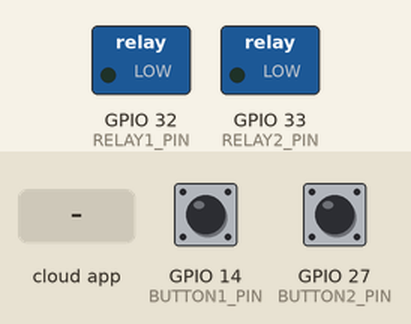
A sketch run on a simulated ESP32. Parts: switched loads named in the sketch (green lamp = pin HIGH). The test bench sets the inputs (shaded band); at power-on: GPIO 14 (BUTTON1_PIN) HIGH, GPIO 27 (BUTTON2_PIN) HIGH. WiFi joins after 1.5 s; servers stay silent unless stated; the Firebase database answers and starts empty; what the sketch prints to the serial monitor is not drawn.

Above: at 3.0 s.
3.1 s: GPIO 14 (BUTTON1_PIN) pulled LOW for 0.15 s
At 4.0 s:
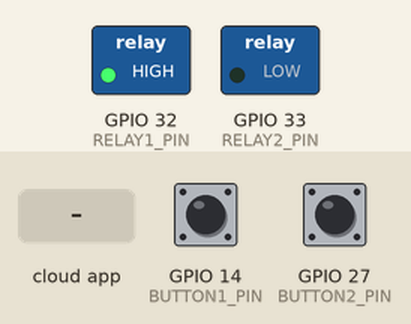
4.7 s: GPIO 27 (BUTTON2_PIN) pulled LOW for 0.15 s
At 5.9 s:
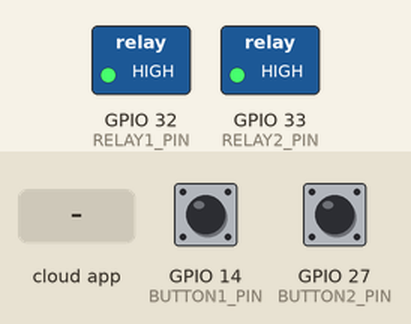
6.3 s: the phone or cloud app sets state to 0
At 8.0 s:
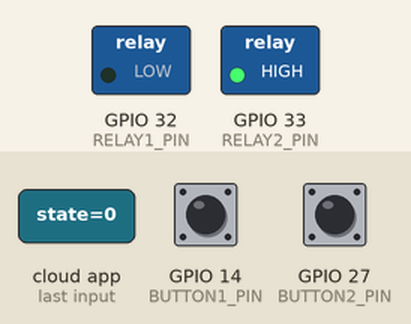
8.5 s: the phone or cloud app sets state to 1
At 9.7 s:
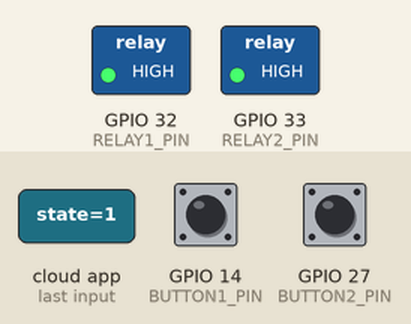
10.5 s: GPIO 14 (BUTTON1_PIN) pulled LOW for 1 s
At 11.8 s:
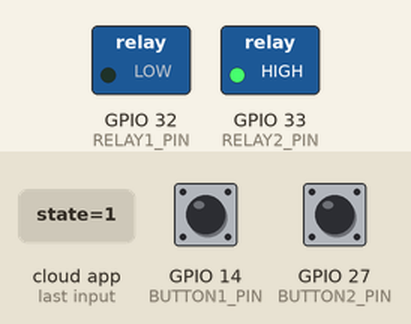
Timing chart, 0 to 13.5 s (numbered marks = the images above; inputs shaded):
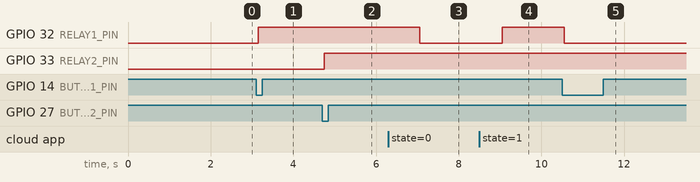

The sketch:

ESP32_CODE.ino
```cpp
#include <WiFi.h>
#include <Firebase_ESP_Client.h>
#include <addons/TokenHelper.h>
#include <addons/RTDBHelper.h>

// WiFi credentials
#define WIFI_SSID "Nischay_iphone"
#define WIFI_PASSWORD "nnnnnnnn"

// Firebase credentials
#define API_KEY "AIzaSyAvjzVHJFzofSYdZGRx2aZBS-AZdpFAif4"
#define DATABASE_URL "https://smartha-5709a-default-rtdb.firebaseio.com/"
#define USER_EMAIL "mnischay2@gmail.com"
#define USER_PASSWORD "ciphering"

// Pin definitions
#define BUTTON1_PIN 14
#define BUTTON2_PIN 27
#define RELAY1_PIN 32
#define RELAY2_PIN 33

// Firebase objects
FirebaseData fbdo;
FirebaseAuth auth;
FirebaseConfig config;

// States and debounce
int button1State = HIGH, lastButton1State = HIGH;
int button2State = HIGH, lastButton2State = HIGH;
unsigned long lastDebounce1 = 0, lastDebounce2 = 0;
const unsigned long debounceDelay = 50;
int relay1State = 0, relay2State = 0;
int prevRelay1 = -1, prevRelay2 = -1;

bool isFirebaseReady = false;
unsigned long lastFirebaseCheck = 0;
const unsigned long firebasePollInterval = 1000; // check every 1s

void setup() {
  Serial.begin(115200);

  pinMode(BUTTON1_PIN, INPUT_PULLUP);
  pinMode(BUTTON2_PIN, INPUT_PULLUP);
  pinMode(RELAY1_PIN, OUTPUT);
  pinMode(RELAY2_PIN, OUTPUT);

  WiFi.begin(WIFI_SSID, WIFI_PASSWORD);
  WiFi.setAutoReconnect(true);
  WiFi.persistent(true);

  Serial.print("🔌 Connecting to WiFi");
  unsigned long start = millis();
  while (WiFi.status() != WL_CONNECTED && millis() - start < 10000) {
    Serial.print(".");
    delay(500);
  }

  if (WiFi.status() == WL_CONNECTED) {
    Serial.println("\n✅ WiFi Connected");

    config.api_key = API_KEY;
    config.database_url = DATABASE_URL;
    auth.user.email = USER_EMAIL;
    auth.user.password = USER_PASSWORD;

    Firebase.begin(&config, &auth);
    Firebase.reconnectWiFi(true);

    Serial.println("🔐 Signing into Firebase...");
    start = millis();
    while (!auth.token.uid.length() && millis() - start < 10000) {
      delay(500);
    }

    if (auth.token.uid.length()) {
      isFirebaseReady = true;
      Serial.println("✅ Firebase Authenticated");

      // Initial fetch of relay states
      Firebase.RTDB.getInt(&fbdo, "/relay1/state") ? relay1State = fbdo.intData() : 0;
      Firebase.RTDB.getInt(&fbdo, "/relay2/state") ? relay2State = fbdo.intData() : 0;
    } else {
      Serial.println("❌ Firebase Auth Failed");
    }
  } else {
    Serial.println("\n❌ WiFi not connected.");
  }

  digitalWrite(RELAY1_PIN, relay1State);
  digitalWrite(RELAY2_PIN, relay2State);
  prevRelay1 = relay1State;
  prevRelay2 = relay2State;
}

void loop() {
  handleButton(BUTTON1_PIN, button1State, lastButton1State, lastDebounce1,
               relay1State, RELAY1_PIN, "/relay1/state", "Relay 1");

  handleButton(BUTTON2_PIN, button2State, lastButton2State, lastDebounce2,
               relay2State, RELAY2_PIN, "/relay2/state", "Relay 2");

  // 🔄 Firebase polling every 1s
  if (isFirebaseReady && millis() - lastFirebaseCheck > firebasePollInterval) {
    lastFirebaseCheck = millis();

    if (Firebase.RTDB.getInt(&fbdo, "/relay1/state")) {
      int val = fbdo.intData();
      if (val != relay1State) {
        relay1State = val;
        digitalWrite(RELAY1_PIN, relay1State);
        Serial.printf("🌐 Relay 1 updated from Firebase: %d\n", relay1State);
      }
    }

    if (Firebase.RTDB.getInt(&fbdo, "/relay2/state")) {
      int val = fbdo.intData();
      if (val != relay2State) {
        relay2State = val;
        digitalWrite(RELAY2_PIN, relay2State);
        Serial.printf("🌐 Relay 2 updated from Firebase: %d\n", relay2State);
      }
    }
  }

  // Reconnect logic
  if (!isFirebaseReady && WiFi.status() == WL_CONNECTED && auth.token.uid.length()) {
    isFirebaseReady = true;
    Serial.println("🔄 Firebase connection restored.");
  }
}

void handleButton(int pin, int &state, int &last, unsigned long &lastDebounce,
                  int &relayState, int relayPin, const char *path, const char *label) {
  int reading = digitalRead(pin);
  if (reading != last) lastDebounce = millis();

  if ((millis() - lastDebounce) > debounceDelay) {
    if (reading != state) {
      state = reading;
      if (state == LOW) {
        relayState = !relayState;
        digitalWrite(relayPin, relayState);
        Serial.printf("🔘 %s toggled: %d\n", label, relayState);

        if (isFirebaseReady) {
          if (Firebase.RTDB.setInt(&fbdo, path, relayState)) {
            Serial.println("✅ Firebase synced");
          } else {
            Serial.printf("❌ Sync failed: %s\n", fbdo.errorReason().c_str());
          }
        }
      }
    }
  }

  last = reading;
}
```

Measured:
- after the input at 3.1 s, GPIO 32 (RELAY1_PIN): LOW → HIGH after 0.06 s
- after the input at 4.7 s, GPIO 33 (RELAY2_PIN): LOW → HIGH after 0.05 s
- after the input at 6.3 s, GPIO 32 (RELAY1_PIN): HIGH → LOW after 0.75 s
- after the input at 8.5 s, GPIO 32 (RELAY1_PIN): LOW → HIGH after 0.56 s
- after the input at 10.5 s, GPIO 32 (RELAY1_PIN): HIGH → LOW after 0.05 s
